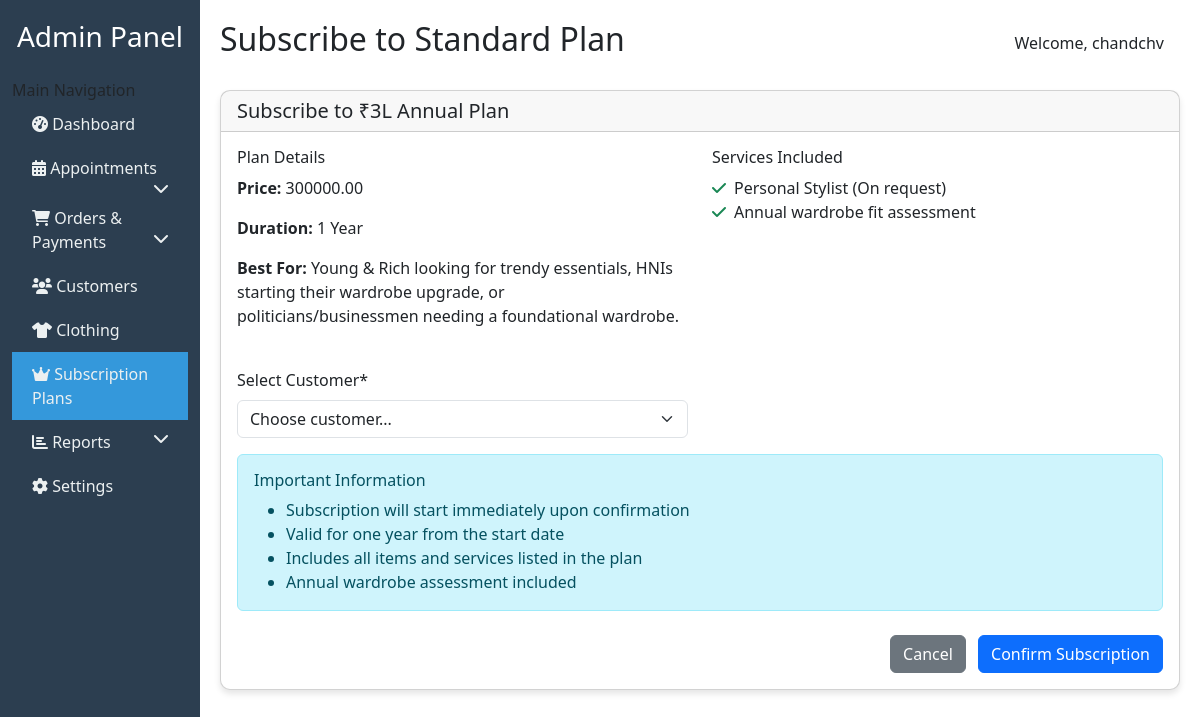
The app's page /custom-admin/plans/standard/subscribe/ (signed in) with its own data.
### sub_app/models.py (models this page shows, shortened)
class SubscriptionPlan(models.Model):
    PLAN_CHOICES = [
        ('standard', '₹3L Annual Plan'),
        ('premium', '₹5L Annual Plan'),
        ('luxury', '₹7L Annual Plan'),
    ]
    name = models.CharField(max_length=50, null=True, blank=True)
    plan_type = models.CharField(max_length=20, choices=PLAN_CHOICES, null=True, blank=True)
    price = models.DecimalField(max_digits=10, decimal_places=2, null=True, blank=True)
    description = models.TextField(null=True, blank=True)
    best_for = models.TextField(null=True, blank=True)
    features = models.JSONField(default=dict, null=True, blank=True)  # Store detailed features
    is_active = models.BooleanField(default=True)
    created_at = models.DateTimeField(auto_now_add=True, null=True, blank=True)
    updated_at = models.DateTimeField(auto_now=True, null=True, blank=True)

class User(AbstractUser):
    print("Setting up User model fields")
    phone = models.CharField(max_length=15, unique=True)
    address = models.TextField()
    preferences = models.TextField(blank=True, null=True)  # Style preferences
    measurements = models.JSONField(default=dict)  # Store measurements in JSON format
    stylist = models.ForeignKey('Stylist', on_delete=models.SET_NULL, null=True, blank=True, related_name='client_users')
    style_quiz_completed = models.BooleanField(default=False)
    style_preferences = models.JSONField(default=dict)  # Store detailed style quiz responses
    shipping_address = models.TextField()
    billing_address = models.TextField(blank=True, null=True)
    email_notifications = models.BooleanField(default=True)
    sms_notifications = models.BooleanField(default=True)

### sub_app/views_admin.py (the view, shortened to what this page needs)
# urls.py: path('custom-admin/plans/<str:plan_type>/subscribe/', views_admin.subscribe_plan, name='subscribe_plan'),
@user_passes_test(is_admin, login_url='login')
def subscribe_plan(request, plan_type):
    plan = get_object_or_404(SubscriptionPlan, plan_type=plan_type, is_active=True)
    customers = User.objects.filter(is_active=True).order_by('username')
    context = {
        'plan': plan,
        'customers': customers,
    }
    return render(request, 'admin_dashboard/subscribe_plan.html', context)

### sub_app/views_admin.py (called while the page is built)
def is_admin(user):
    return user.is_authenticated and user.is_staff

### sub_app/templates/admin_dashboard/subscribe_plan.html (shortened to what this page needs)
{% extends "admin_dashboard/base.html" %}
{% block page_title %}Subscribe to {{ plan.name }}{% endblock %}
{% block content %}
<div class="card dashboard-card">
    <div class="card-header">
        <h5 class="mb-0">Subscribe to {{ plan.get_plan_type_display }}</h5>
    </div>
    <div class="card-body">
        <div class="row mb-4">
            <div class="col-md-6">
                <h6>Plan Details</h6>
                <p><strong>Price:</strong> {{ plan.price }}</p>
                <p><strong>Duration:</strong> 1 Year</p>
                <p><strong>Best For:</strong> {{ plan.best_for }}</p>
            </div>
            <div class="col-md-6">
                <h6>Services Included</h6>
                <ul class="list-unstyled">
                    {% for service in plan.features.services %}
                    <li><i class="fas fa-check text-success me-2"></i>{{ service }}</li>
                    {% endfor %}
                </ul>
            </div>
        </div>
        <form method="post">
            <div class="row">
                <div class="col-md-6">
                    <div class="mb-3">
                        <label for="customer" class="form-label">Select Customer*</label>
                        <select class="form-select" id="customer" name="customer" required>
                            <option value="">Choose customer...</option>
                        </select>
                    </div>
                </div>
            </div>
            <div class="alert alert-info">
                <h6 class="alert-heading">Important Information</h6>
                <ul class="mb-0">
                    <li>Subscription will start immediately upon confirmation</li>
                    <li>Valid for one year from the start date</li>
                    <li>Includes all items and services listed in the plan</li>
                    {% if plan.plan_type == 'standard' %}
                    <li>Annual wardrobe assessment included</li>
                    {% elif plan.plan_type == 'premium' %}
                    <li>Biannual wardrobe assessment included</li>
                    <li>Quarterly stylist consultations included</li>
                    {% else %}
                    <li>Quarterly wardrobe assessment included</li>
                    <li>Monthly stylist consultations included</li>
                    <li>24/7 Emergency wardrobe support</li>
                    {% endif %}
                </ul>
            </div>
            <div class="text-end mt-4">
                <a href="{% url 'subscription_plans' %}" class="btn btn-secondary me-2">Cancel</a>
                <button type="submit" class="btn btn-primary">Confirm Subscription</button>
            </div>
        </form>
    </div>
</div>
{% endblock %}

### sub_app/templates/admin_dashboard/base.html (shortened to what this page needs)
<!DOCTYPE html>
<html lang="en">
<head>
    <link href="https://cdn.jsdelivr.net/npm/bootstrap@5.3.0/dist/css/bootstrap.min.css" rel="stylesheet">
    <link href="https://cdnjs.cloudflare.com/ajax/libs/font-awesome/6.0.0/css/all.min.css" rel="stylesheet">
</head>
<body>
    <div class="container-fluid">
        <div class="row">
            <div class="col-md-2 sidebar">
                <h3 class="text-white text-center mb-4">Admin Panel</h3>
                <div class="sidebar-heading">
                    Main Navigation
                </div>
                <ul class="nav flex-column">
                    <li class="nav-item">
                        <a class="nav-link {% if request.resolver_match.url_name == 'custom_admin_dashboard' %}active{% endif %}"
                           href="{% url 'custom_admin_dashboard' %}">
                            <i class="fas fa-tachometer-alt"></i> Dashboard
                        </a>
                    </li>
                    <li class="nav-item">
                        <a class="nav-link {% if 'appointment' in request.path %}active{% endif %}"
                           href="#appointmentSubmenu" data-bs-toggle="collapse">
                            <i class="fas fa-calendar-alt"></i> Appointments
                            <i class="fas fa-chevron-down float-end"></i>
                        </a>
                    </li>
                    <li class="nav-item">
                        <a class="nav-link {% if 'order' in request.path or 'payment' in request.path %}active{% endif %}"
                           href="#orderSubmenu" data-bs-toggle="collapse">
                            <i class="fas fa-shopping-cart"></i> Orders & Payments
                            <i class="fas fa-chevron-down float-end"></i>
                        </a>
                    </li>
                    <li class="nav-item">
                        <a class="nav-link {% if request.resolver_match.url_name == 'custom_admin_customers' %}active{% endif %}"
                           href="{% url 'custom_admin_customers' %}">
                            <i class="fas fa-users"></i> Customers
                        </a>
                    </li>
                    <li class="nav-item">
                        <a class="nav-link {% if request.resolver_match.url_name == 'custom_admin_clothing' %}active{% endif %}"
                           href="{% url 'custom_admin_clothing' %}">
                            <i class="fas fa-tshirt"></i> Clothing
                        </a>
                    </li>
                    <li class="nav-item">
                        <a class="nav-link {% if 'plans' in request.path %}active{% endif %}"
                           href="{% url 'subscription_plans' %}">
                            <i class="fas fa-crown"></i> Subscription Plans
                        </a>
                    </li>
                    <li class="nav-item">
                        <a class="nav-link" href="#reportsSubmenu" data-bs-toggle="collapse">
                            <i class="fas fa-chart-bar"></i> Reports
                            <i class="fas fa-chevron-down float-end"></i>
                        </a>
                    </li>
                    <li class="nav-item">
                        <a class="nav-link" href="#">
                            <i class="fas fa-cog"></i> Settings
                        </a>
                    </li>
                </ul>
            </div>
            <div class="col-md-10 main-content">
                <div class="d-flex justify-content-between align-items-center mb-4">
                    <h2>{% block page_title %}Dashboard{% endblock %}</h2>
                    <div class="user-info">
                        <span class="me-3">Welcome, {{ request.user.username }}</span>
                    </div>
                </div>
                {% block content %}{% endblock %}
            </div>
        </div>
    </div>
</body>
</html>

### sub_app/templates/admin_dashboard/base.html (style rules this page uses)
.sidebar { min-height: 100vh; background-color: #2c3e50; padding-top: 20px; }
.sidebar a { color: #ecf0f1; text-decoration: none; padding: 10px 20px; display: block; }
.sidebar .active { background-color: #3498db; }
.main-content { padding: 20px; }
.dashboard-card { border-radius: 10px; box-shadow: 0 4px 6px rgba(0, 0, 0, 0.1); margin-bottom: 20px; }

### records on screen
SubscriptionPlan: name "Standard Plan", plan_type "₹3L Annual Plan", price "300000.00", best_for "Young & Rich looking for trendy essentials, HNIs starting their wardrobe upgrade, or politicians/businessmen needing a foundational wardrobe."
User: user.username "chandchv"

### other values on screen
{{ service }} "Personal Stylist (On request)" "Annual wardrobe fit assessment"
